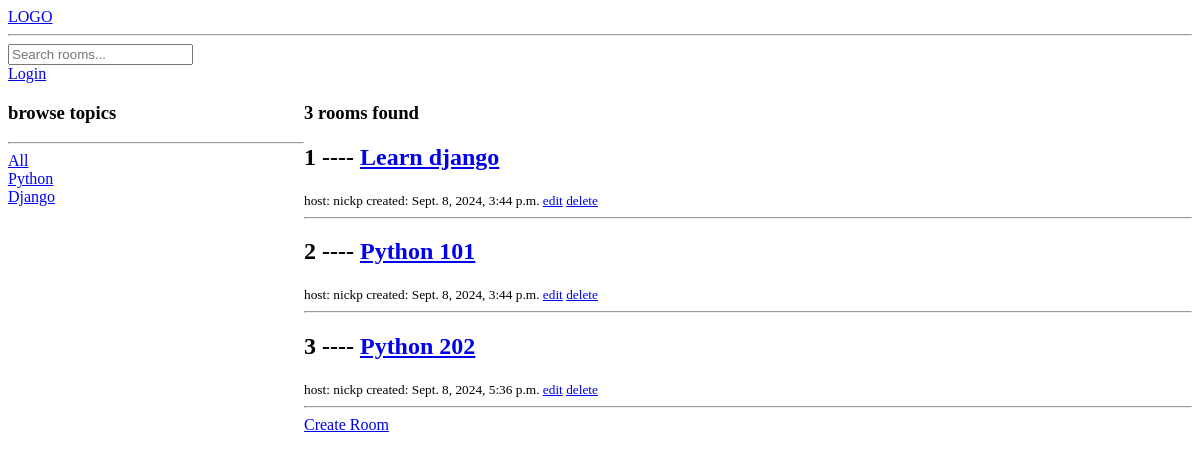
The app's page /, older data.
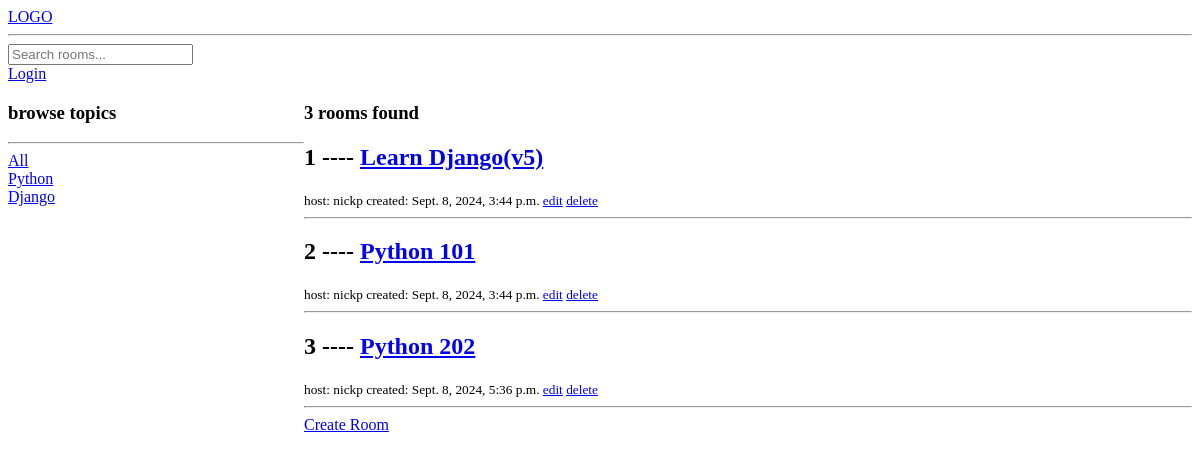
The same page, newer data.
### base/models.py (models this page shows, shortened)
class Room(models.Model):
    host = models.ForeignKey(User, on_delete=models.SET_NULL, null=True)
    topic = models.ForeignKey(Topic, on_delete=models.CASCADE, null=True)
    name = models.CharField(max_length=20)
    desc = models.TextField(null=True, blank=True)
    last_update = models.DateTimeField(auto_now=True)
    date_created = models.DateTimeField(auto_now_add=True)

### base/views.py (the view)
# urls.py: path('', views.home),
def home(request) -> HttpResponse:
    q = request.GET.get('q')
    if q:
        rooms = Room.objects.filter(
            Q(topic__name__icontains=q) |
            Q(name__icontains=q) |
            Q(desc__icontains=q)
            )
    else:
        rooms = Room.objects.all()
    room_count = rooms.count()
    topics = Topic.objects.all()
    context = {"rooms":rooms, "topics":topics, "room_count":room_count}
    return render(request, "home.html", context)

### templates/home.html (shortened to what this page needs)
{% extends 'main.html' %}
{% block content %}
<div class="home-container">
    <div>
        <h3>browse topics</h3>
        <hr>
        <div>
            <a href="/">All</a>
            <br>
            {% for topic in topics %}
                <a href="/?q={{topic.name}}">{{topic.name}}</a>
                <br>
            {% endfor %}
        </div>
    </div>
    <div >
        <div>
            <h3>{{room_count}} rooms found</h3>
            {% for room in rooms %}
                <h2>{{room.id}} ---- <a href="/room/{{room.id}}">{{room.name}}</a></h2>
                <small>host: {{room.host}} created: {{room.date_created}} <a href="/update-room/{{room.id}}">edit</a> <a href="/delete-room/{{room.id}}">delete</a></small>
                <hr>
            {% endfor %}
        </div>
        <a href="/create-room">Create Room</a>
    </div>
</div>
{% endblock content %}

Row changes from the older to the newer data that the page shows:
changed Room id 1: name "Learn django" → "Learn Django(v5)"
